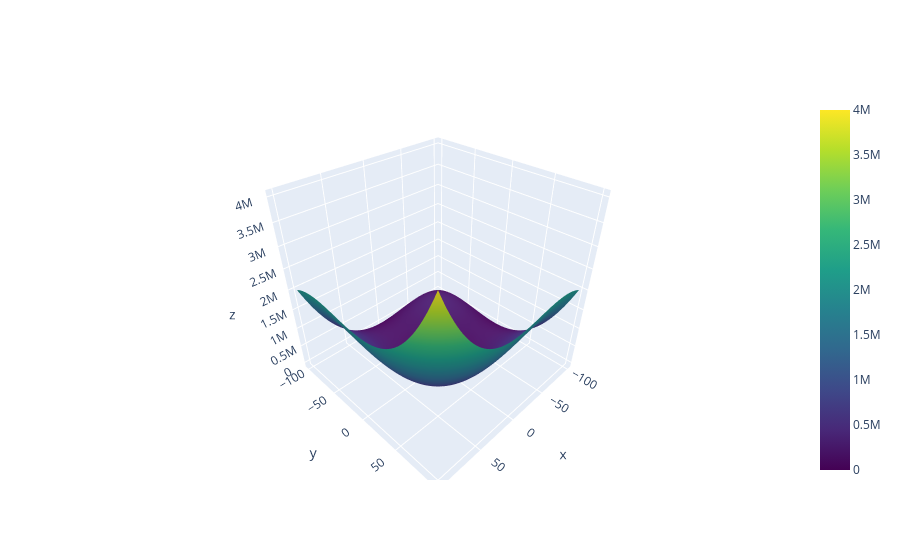

Notebook code cell kept with this figure:
### Code cell
pts=100
rng=100
xi,yi=np.meshgrid(np.linspace(-rng,rng,pts),np.linspace(-rng,rng,pts))


#f=np.cos(a*np.pi*x)+np.sin(b*np.pi*y)

#fi=np.power(xi,4)*np.power(yi,4)
a=-100
func=lambda x,y:np.power(x,3)+np.power(y,3)-a*(np.power(x,2)+np.power(y,2))

fi=func(xi,yi)
fig = go.Figure(data=[go.Surface(
    x=xi.reshape((pts,pts)),
    y=yi.reshape((pts,pts)),
    z=fi.reshape((pts,pts)),
    #surfacecolor=np.ones((pts,pts)),
    colorscale='viridis',
    opacity=1,
    )])
fig.show()

Gx=np.diff(fi,axis=0)/np.diff(xi,axis=1).T

#G=np.gradient(fi,yi,xi)

V,C=numericalEval(xi,yi,func,pts)
Va=np.array([3*np.power(xi,2)-2*a*xi,3*np.power(yi,2)-2*a*yi])
Ca=np.array([[6*np.power(xi,1)-2*a,np.zeros_like(xi)],[np.zeros_like(yi),6*np.power(yi,1)-2*a]])

i=1

print(Gx[i,i])
print(V[...,i,i],Va[...,i,i])
print('\n')
CT=C[...,i,i]
print(CT)
CT[np.where(np.abs(CT)<1E-8)]=0
print(CT,Ca[...,i,i])



print('\n')
print(np.linalg.inv(C[...,i,i]),np.linalg.inv(Ca[...,i,i]))

### Figure 1 — Plotly figure (JSON) as saved in the notebook; plotly's stock layout.template omitted (floating-point values rounded to 4 significant figures; data arrays with more than 128 entries replaced by an {"elided": "..."} marker saying what was removed)
{"data": [{"colorscale": [[0, "#440154"], [0.1111, "#482878"], [0.2222, "#3e4989"], [0.3333, "#31688e"], [0.4444, "#26828e"], [0.5556, "#1f9e89"], [0.6667, "#35b779"], [0.7778, "#6ece58"], [0.8889, "#b5de2b"], [1, "#fde725"]], "opacity": 1, "type": "surface", "x": {"elided": "100x100 float values"}, "y": {"elided": "100x100 float values"}, "z": {"elided": "100x100 float values"}}], "layout": {}}
